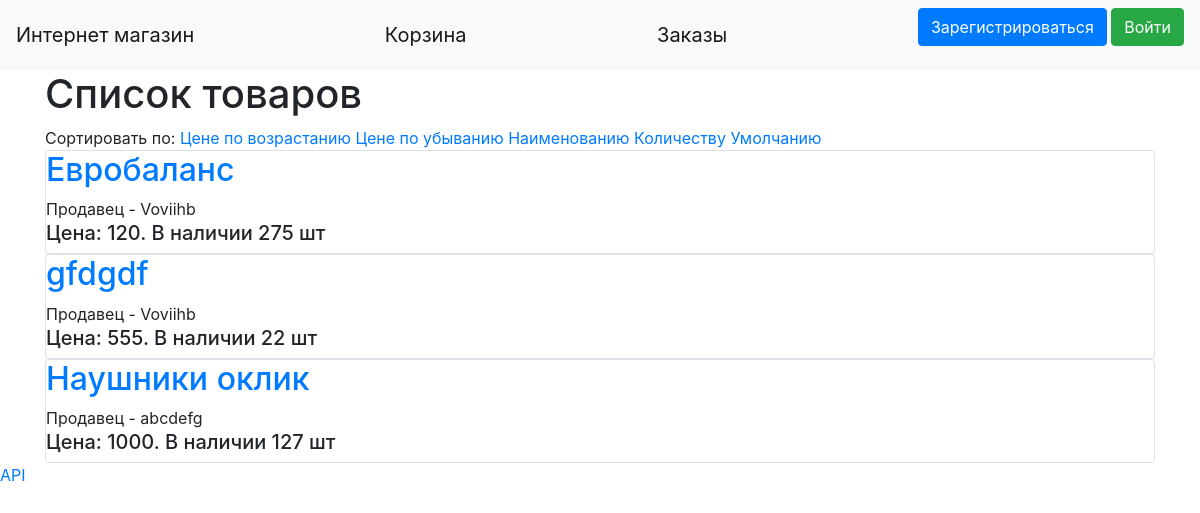
The app's page /main with its own data.
### data/products.py (models this page shows, shortened)
class Products(SqlAlchemyBase, SerializerMixin):
    __tablename__ = 'products'
    id = sqlalchemy.Column(sqlalchemy.Integer, primary_key=True, autoincrement=True)
    title = sqlalchemy.Column(sqlalchemy.String, nullable=True)
    quantity = sqlalchemy.Column(sqlalchemy.Integer, nullable=True)
    price = sqlalchemy.Column(sqlalchemy.Integer, nullable=True)
    description = sqlalchemy.Column(sqlalchemy.String, nullable=True)
    category = sqlalchemy.Column(sqlalchemy.String, nullable=True)
    user_id = sqlalchemy.Column(sqlalchemy.Integer, sqlalchemy.ForeignKey("users.id"))
    user = orm.relationship('User', foreign_keys="Products.user_id", backref="products")

### data/users.py (models this page shows, shortened)
class User(SqlAlchemyBase, UserMixin):
    __tablename__ = 'users'
    id = sqlalchemy.Column(sqlalchemy.Integer, primary_key=True, autoincrement=True)
    name = sqlalchemy.Column(sqlalchemy.String, nullable=True)
    about = sqlalchemy.Column(sqlalchemy.String, nullable=True)
    email = sqlalchemy.Column(sqlalchemy.String, index=True, unique=True, nullable=True)
    role = sqlalchemy.Column(sqlalchemy.Integer)
    hashed_password = sqlalchemy.Column(sqlalchemy.String, nullable=True)
    cart = sqlalchemy.Column(sqlalchemy.String, default="{}")
    balance = sqlalchemy.Column(sqlalchemy.Integer, default=0)
    created_date = sqlalchemy.Column(sqlalchemy.DateTime, default=datetime.datetime.now)

### main.py (the view)
@app.route("/")
@app.route("/main")
@app.route("/main/<sort_type>")
def index(sort_type="default"):
    db_sess = db_session.create_session()
    products = db_sess.query(Products)
    if sort_type == "sorted_by_name":
        products = [i for i in sorted(products, key=lambda x: x.title)]
    elif sort_type == "sorted_by_price_up":
        products = [i for i in sorted(products, key=lambda x: x.price)]
    elif sort_type == "sorted_by_price_down":
        products = [i for i in sorted(products, reverse=True, key=lambda x: x.price)]
    elif sort_type == "sorted_by_num":
        products = [i for i in sorted(products, key=lambda x: x.quantity)]
    return render_template("index.html", products=products, title="Главная")

### data/db_session.py (called while the page is built)
def create_session() -> Session:
    global __factory
    return __factory()

### templates/index.html (shortened to what this page needs)
{% extends "base.html" %}
{% block content %}
    <h1>Список товаров</h1>
    Сортировать по: <a href="/main/sorted_by_price_up">Цене по возрастанию</a> <a href="/main/sorted_by_price_down">Цене по убыванию</a>
    <a href="/main/sorted_by_name">Наименованию</a>  <a href="/main/sorted_by_num">Количеству</a> <a href="/main">Умолчанию</a>
    {% for item in products %}
        <div class="col-md6 border rounded">
            <h2><a href="/product/{{item.id}}">{{item.title}}</a></h2>
            <div>
                Продавец - {{ item.user.name }}
            </div>
            <div>
                <h5>Цена: {{ item.price }}. В наличии {{ item.quantity }} шт</h5>
            </div>
        </div>
    {% endfor %}
{% endblock %}

### records on screen
Products: title "Евробаланс", user.name "Voviihb", price "120", quantity "275"
Products: title "gfdgdf", user.name "Voviihb", price "555", quantity "22"
Products: title "Наушники оклик", user.name "abcdefg", price "1000", quantity "127"
